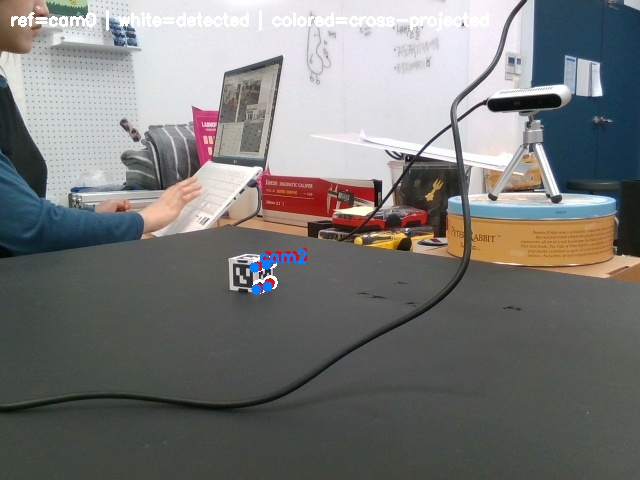
#> input picture src/data(1)/cube_session_01/cross_reproj_ref0_frame00010.jpg, 640 x 480 px
$ python -i visualize_pose_verification.py   (imports and definitions only)
#> lines starting #> are read from the running program, lines starting #| are printed output that depends on the picture
#!/usr/bin/env python3
"""
멀티 오브젝트 포즈 추정 결과 — 멀티뷰 재투영 검증 시각화

각 카메라 뷰에 추정된 GLB 메시를 와이어프레임으로 재투영하고,
물체별 6DoF 포즈 정보를 함께 표시합니다.

사용법:
  python3 src/visualize_pose_verification.py
  python3 src/visualize_pose_verification.py --frame_id 000000
"""

import json
import argparse
import numpy as np
import cv2
import trimesh
from pathlib import Path

import matplotlib
# [1 line not run here, left out]
import matplotlib.pyplot as plt
from matplotlib.gridspec import GridSpec
import matplotlib.font_manager as fm

# 한글 폰트 설정 (ttc 파일 직접 등록)
_KR_FONT = "/usr/share/fonts/opentype/noto/NotoSansCJK-Regular.ttc"
# [3 lines not run here, left out]
plt.rcParams["axes.unicode_minus"] = False

# ── 경로 ──
SCRIPT_DIR = Path(__file__).resolve().parent
DATA_DIR = SCRIPT_DIR / "data"
INTRINSICS_DIR = SCRIPT_DIR / "intrinsics"
CALIB_DIR = DATA_DIR / "cube_session_01" / "calib_out_cube"

# 물체별 색상 (BGR / RGB)
OBJ_COLORS_BGR = {
    "object_001": (60, 60, 255),
    "object_002": (0, 220, 255),
    "object_003": (255, 140, 30),
    "object_004": (200, 220, 50),
}
OBJ_COLORS_RGB = {
    "object_001": "#FF3C3C",
    "object_002": "#FFDC00",
    "object_003": "#1E8CFF",
    "object_004": "#32DCC8",
}


# ═══════════════════════════════════════════════════════════
# 데이터 로드
# ═══════════════════════════════════════════════════════════

def load_intrinsics():
    cams = []
    for ci in range(3):
        npz = np.load(str(INTRINSICS_DIR / f"cam{ci}.npz"), allow_pickle=True)
        cams.append({
            "K": npz["color_K"].astype(np.float64),
            "w": int(npz["color_w"]),
            "h": int(npz["color_h"]),
        })
    return cams


# [87 lines left out: functions load_extrinsics, load_rgb, load_poses, load_glb, project_mesh_wireframe, draw_wireframe, not called in this run]


# ═══════════════════════════════════════════════════════════
# 메인 시각화
# ═══════════════════════════════════════════════════════════

def generate(frame_id, out_dir):
    print("=" * 60)
    print(f" Pose Verification — Frame {frame_id}")
    print("=" * 60)

    intrinsics = load_intrinsics()
    extrinsics = load_extrinsics()
    rgb_imgs = load_rgb(frame_id)
    poses = load_poses(out_dir, frame_id)
    print(f"  물체 {len(poses)}개 포즈 로드")

    meshes = {}
    for name in poses:
        m, c = load_glb(name)
        if m is not None:
            meshes[name] = (m, c)

    # ── OpenCV 오버레이 이미지 (3 카메라) ──
    overlay_imgs = [img.copy() for img in rgb_imgs]

    for name, pj in poses.items():
        if name not in meshes:
            continue
        mesh, center = meshes[name]
        color = OBJ_COLORS_BGR.get(name, (0, 255, 0))

        for ci in range(3):
            K = intrinsics[ci]["K"]
            h, w = rgb_imgs[ci].shape[:2]
            edges, (cx, cy) = project_mesh_wireframe(
                mesh, center, pj, K, extrinsics[ci], (h, w))

            draw_wireframe(overlay_imgs[ci], edges, color, thickness=2)

            # 라벨
            label = pj.get("label", name)
            if cx is not None and 0 <= cx < w and 0 <= cy < h:
                cv2.putText(overlay_imgs[ci], label,
                            (cx - 30, cy - 12),
                            cv2.FONT_HERSHEY_SIMPLEX, 0.55, color, 2, cv2.LINE_AA)
                cv2.circle(overlay_imgs[ci], (cx, cy), 4, color, -1, cv2.LINE_AA)

    # ── matplotlib 최종 이미지 ──
    obj_names = sorted(poses.keys())
    n_obj = len(obj_names)

    fig = plt.figure(figsize=(30, 24))
    fig.patch.set_facecolor('#111122')

    gs = GridSpec(3, 4, figure=fig, hspace=0.10, wspace=0.04,
                  height_ratios=[1, 1, 0.7],
                  width_ratios=[1, 1, 1, 0.02])  # 4열째는 여백

    cam_names = ["cam0 (Reference)", "cam1", "cam2"]

    for ci in range(3):
        # Row 0: 원본
        ax0 = fig.add_subplot(gs[0, ci])
        ax0.imshow(cv2.cvtColor(rgb_imgs[ci], cv2.COLOR_BGR2RGB))
        ax0.set_title(f"{cam_names[ci]} — Original", color='white',
                      fontsize=13, fontweight='bold', pad=6)
        ax0.axis('off')

        # Row 1: 오버레이
        ax1 = fig.add_subplot(gs[1, ci])
        ax1.imshow(cv2.cvtColor(overlay_imgs[ci], cv2.COLOR_BGR2RGB))
        ax1.set_title(f"{cam_names[ci]} — Pose Reprojection",
                      color='#00FF88', fontsize=13, fontweight='bold', pad=6)
        ax1.axis('off')

    # ── Row 2: 물체별 6DoF 정보 (4개를 3칸에 배치) ──
    # 4개 물체 → col0, col1에 각 1개, col2에 2개
    info_layout = []
    if n_obj <= 3:
        for i in range(n_obj):
            info_layout.append((i, 0.05, 0.95))  # col, x, y
    else:
        info_layout.append((0, 0.05, 0.95))
        info_layout.append((1, 0.05, 0.95))
        info_layout.append((2, 0.05, 0.98))
        info_layout.append((2, 0.05, 0.42))

    info_axes = {}
    for ci in range(3):
        ax = fig.add_subplot(gs[2, ci])
        ax.set_facecolor('#0a0a1e')
        ax.axis('off')
        info_axes[ci] = ax

    for idx, name in enumerate(obj_names):
        pj = poses[name]
        col, tx, ty = info_layout[idx]
        ax = info_axes[col]

        label = pj.get("label", name)
        pos = pj["position_m"]
        euler = pj["euler_xyz_deg"]
        quat = pj["quaternion_xyzw"]
        conf = pj.get("confidence", 0)
        fit = pj.get("fitness", 0)
        rmse = pj.get("rmse", 0)
        sc = pj.get("scale", 1.0)
        sz = pj.get("real_size_m", {})
        dscore = pj.get("depth_score", 0)
        cov = pj.get("coverage", 0)

        # 간결도 조절 (col2에 2개 들어가면 짧게)
        if n_obj == 4 and idx >= 2:
            txt = (
                f" {label} ({name})\n"
                f" {'─' * 32}\n"
                f" Pos(m): [{pos[0]:+.4f}, {pos[1]:+.4f}, {pos[2]:+.4f}]\n"
                f" Euler:  [{euler[0]:+.1f}, {euler[1]:+.1f}, {euler[2]:+.1f}] deg\n"
                f" Quat:   [{quat[0]:+.3f},{quat[1]:+.3f},{quat[2]:+.3f},{quat[3]:+.3f}]\n"
                f" Scale={sc:.3f} Fit={fit:.3f} Conf={conf:.3f}\n"
                f" Size: {sz.get('x',0)*100:.1f}x{sz.get('y',0)*100:.1f}"
                f"x{sz.get('z',0)*100:.1f}cm"
            )
            fs = 8
        else:
            txt = (
                f" {label} ({name})\n"
                f" {'─' * 34}\n"
                f" Position (m):\n"
                f"   x = {pos[0]:+.4f}\n"
                f"   y = {pos[1]:+.4f}\n"
                f"   z = {pos[2]:+.4f}\n\n"
                f" Rotation (Euler XYZ):\n"
                f"   rx = {euler[0]:+7.2f} deg\n"
                f"   ry = {euler[1]:+7.2f} deg\n"
                f"   rz = {euler[2]:+7.2f} deg\n\n"
                f" Quaternion (xyzw):\n"
                f"   [{quat[0]:+.3f}, {quat[1]:+.3f}, {quat[2]:+.3f}, {quat[3]:+.3f}]\n\n"
                f" Scale:      {sc:.4f}\n"
                f" Size:       {sz.get('x',0)*100:.1f} x {sz.get('y',0)*100:.1f}"
                f" x {sz.get('z',0)*100:.1f} cm\n"
                f" Fitness:    {fit:.4f}\n"
                f" RMSE:       {rmse:.6f} m\n"
                f" Depth:      {dscore:.4f}\n"
                f" Coverage:   {cov:.4f}\n"
                f" Confidence: {conf:.4f}"
            )
            fs = 9

        ec = OBJ_COLORS_RGB.get(name, "#FFFFFF")
        ax.text(tx, ty, txt, transform=ax.transAxes,
                fontsize=fs, color='#dddddd', verticalalignment='top',
                fontfamily='monospace',
                bbox=dict(boxstyle='round,pad=0.5', facecolor='#151530',
                          edgecolor=ec, linewidth=2.5, alpha=0.95))

    fig.suptitle(
        f"Multi-Object 6DoF Pose Verification — Frame {frame_id}\n"
        f"(Wireframe reprojection onto each camera view)",
        fontsize=18, fontweight='bold', color='#FF6B35', y=0.995)

    # 색상 범례
    legend_parts = []
    for n in obj_names:
        c = OBJ_COLORS_RGB.get(n, "#FFFFFF")
        legend_parts.append(f"{poses[n].get('label', n)}")
    fig.text(0.5, 0.003,
             "  |  ".join(legend_parts),
             ha='center', fontsize=11, color='#aaaaaa', fontstyle='italic')

    save_path = out_dir / f"pose_verification_{frame_id}.png"
    plt.savefig(str(save_path), dpi=150, bbox_inches='tight',
                facecolor=fig.get_facecolor(), edgecolor='none')
    plt.close()
    print(f"\n  Saved: {save_path}")
    return save_path


# [14 lines left out: function main, not called in this run]


# [2 lines not run here, left out]

>>> import cv2
>>> picture = cv2.imread('data(1)/cube_session_01/cross_reproj_ref0_frame00010.jpg', cv2.IMREAD_GRAYSCALE)
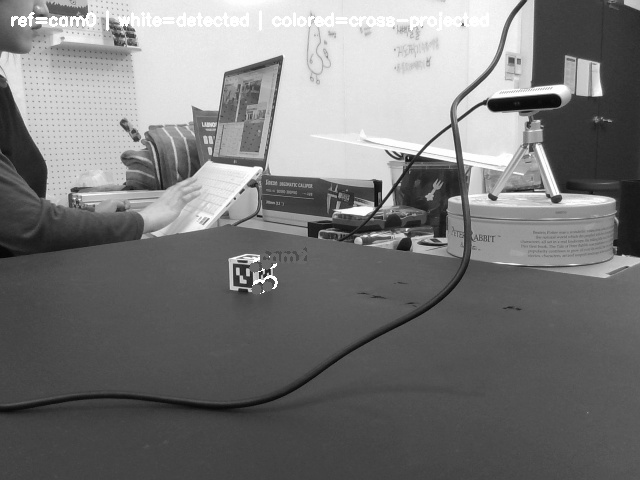
#> picture: shape (480, 640); min 5, max 255, mean 121
>>> result = generate(picture, 'out.png')
#> (printed output is left out)
#> (the run stopped early here; a loop or call above may not have finished)
